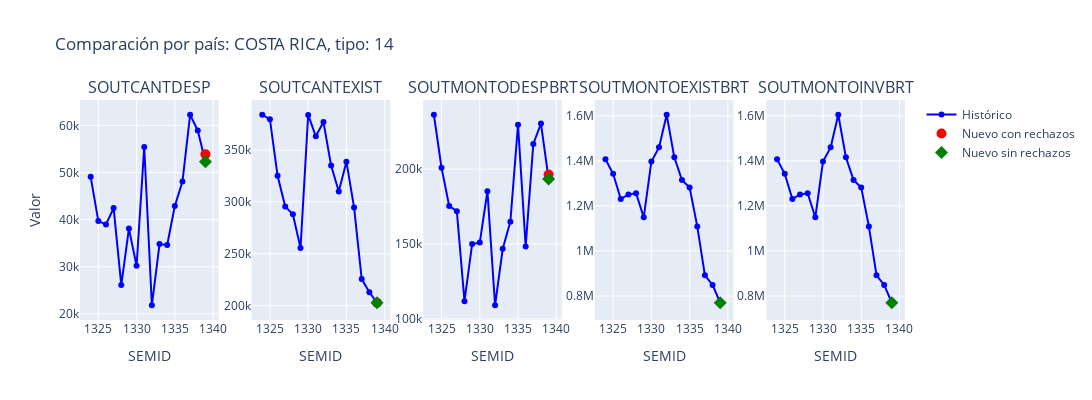
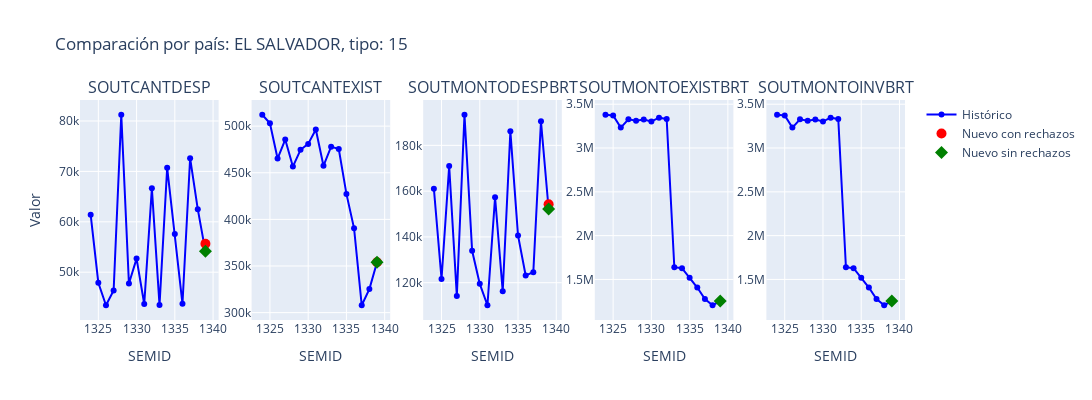
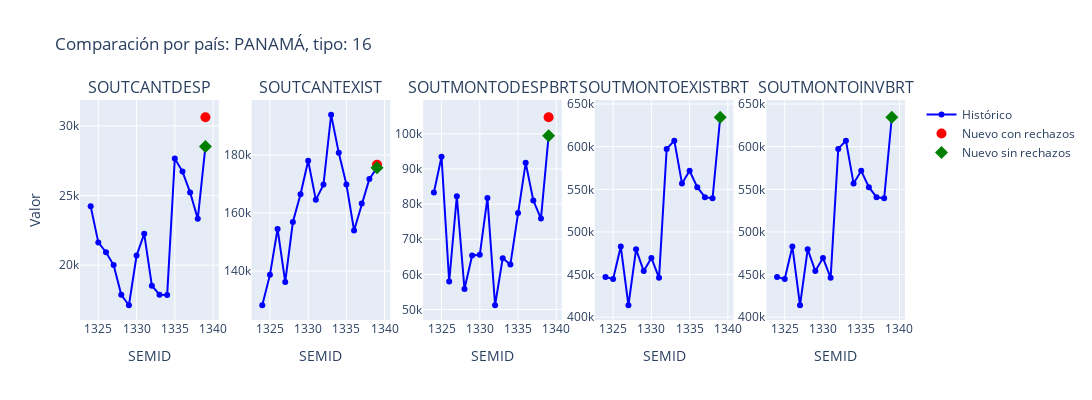
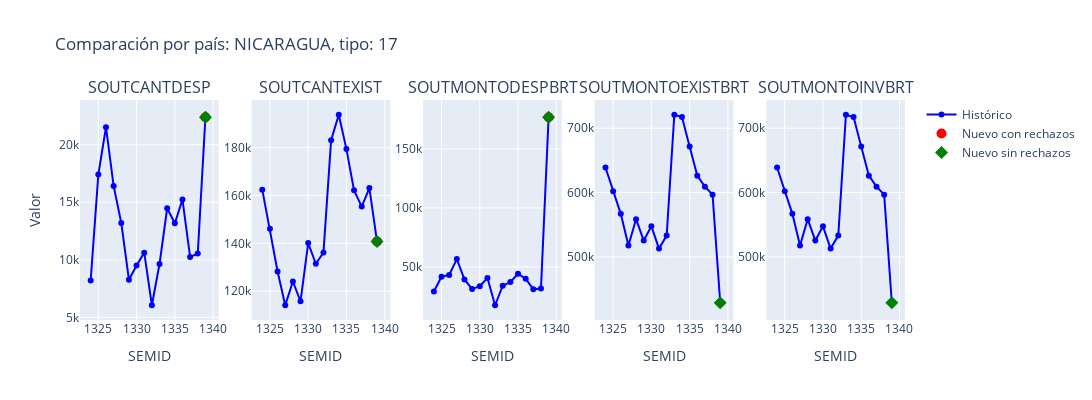

Notebook cell for these charts, in order:
### Markdown cell above
### Validación final

### Code cell
# Vista de todos los resúmenes
resumen_final = resumen.merge(resumen2, on="Variable", how="outer")
resumen_final = resumen_final.merge(resumen3, on="Variable", how="outer")
resumen_final.replace({"Unidades Desplazadas": "SOUTCANTDESP",
                  "Unidades Inv. Tienda": "SOUTCANTEXIST",
                  "Monto Desplazado Bruto ML": "SOUTMONTODESPBRT"}, inplace=True)
resumen_final = resumen_final.merge(resumen4, on="Variable", how="outer")
resumen_final = resumen_final.merge(resumen5, on="Variable", how="outer")
resumen_final = resumen_final.merge(resumen6, on="Variable", how="outer")
resumen_final.replace(np.nan, '', inplace=True)
resumen_final

df_sum_srzh = df_final.groupby(['PAISID', 'SEMID']).agg({
    'SOUTCANTDESP': 'sum',
    'SOUTCANTEXIST': 'sum',
    'SOUTMONTODESPBRT': 'sum',
    'SOUTMONTOEXISTBRT': 'sum',
    'SOUTMONTOINVBRT': 'sum'
}).reset_index()
df_gp4 = df_merged4.rename(columns={"Unidades Desplazadas": "SOUTCANTDESP",
                  "Unidades Inv. Tienda": "SOUTCANTEXIST",
                  "Monto Desplazado Bruto ML": "SOUTMONTODESPBRT"})

df_sum_crzh = df_gp4.groupby(['PAISID', 'SEMID']).agg({
    'SOUTCANTDESP': 'sum',
    'SOUTCANTEXIST': 'sum',
    'SOUTMONTODESPBRT': 'sum'
}).reset_index()

# Observar gráficas
columnas  = [
    'SOUTCANTDESP',
    'SOUTCANTEXIST',
    'SOUTMONTODESPBRT',
    'SOUTMONTOEXISTBRT',
    'SOUTMONTOINVBRT'
]

# Uso con los tres DataFrames
graficar_por_tipocomprod_interactivo(df_hist, df_sum_crzh, columnas,df_sum_srzh)
# Mostrar rechazos
print('🔹 Rechazos de clientes')
display(rechazo1)
print('\n🔹 Rechazos de cadenas')
display(rechazo2)
print('\n🔹 Rechazos de EAN')
display(rechazo3)
print('\n🔹 Resumen final')
display(resumen_final)

### Figure 1 — Plotly figure (JSON) as saved in the notebook; plotly's stock layout.template omitted (floating-point values rounded to 4 significant figures)
{"data": [{"marker": {"color": "blue"}, "mode": "lines+markers", "name": "Histórico", "showlegend": true, "type": "scatter", "x": [1324, 1325, 1326, 1327, 1328, 1329, 1330, 1331, 1332, 1333, 1334, 1335, 1336, 1337, 1338, 1339], "xaxis": "x", "y": [49080.0, 39690.0, 39000.0, 42450.0, 26120.0, 38110.0, 30230.0, 55400.0, 21840.0, 34830.0, 34600.0, 42900.0, 48070.0, 62250.0, 58910.0, 52280.0], "yaxis": "y"}, {"marker": {"color": "red", "size": 10}, "mode": "markers", "name": "Nuevo con rechazos", "showlegend": true, "type": "scatter", "x": [1339], "xaxis": "x", "y": [53860.0], "yaxis": "y"}, {"marker": {"color": "green", "size": 10, "symbol": "diamond"}, "mode": "markers", "name": "Nuevo sin rechazos", "showlegend": true, "type": "scatter", "x": [1339], "xaxis": "x", "y": [52280.0], "yaxis": "y"}, {"marker": {"color": "blue"}, "mode": "lines+markers", "name": "Histórico", "showlegend": false, "type": "scatter", "x": [1324, 1325, 1326, 1327, 1328, 1329, 1330, 1331, 1332, 1333, 1334, 1335, 1336, 1337, 1338, 1339], "xaxis": "x2", "y": [384000.0, 379600.0, 325200.0, 295500.0, 288100.0, 255500.0, 383800.0, 363200.0, 377000.0, 335000.0, 310100.0, 338800.0, 294700.0, 225600.0, 213000.0, 202800.0], "yaxis": "y2"}, {"marker": {"color": "red", "size": 10}, "mode": "markers", "name": "Nuevo con rechazos", "showlegend": false, "type": "scatter", "x": [1339], "xaxis": "x2", "y": [202800.0], "yaxis": "y2"}, {"marker": {"color": "green", "size": 10, "symbol": "diamond"}, "mode": "markers", "name": "Nuevo sin rechazos", "showlegend": false, "type": "scatter", "x": [1339], "xaxis": "x2", "y": [202800.0], "yaxis": "y2"}, {"marker": {"color": "blue"}, "mode": "lines+markers", "name": "Histórico", "showlegend": false, "type": "scatter", "x": [1324, 1325, 1326, 1327, 1328, 1329, 1330, 1331, 1332, 1333, 1334, 1335, 1336, 1337, 1338, 1339], "xaxis": "x3", "y": [236300.0, 200900.0, 175500.0, 172000.0, 111800.0, 150000.0, 150900.0, 185300.0, 109100.0, 146800.0, 164900.0, 229700.0, 148400.0, 216800.0, 230500.0, 193400.0], "yaxis": "y3"}, {"marker": {"color": "red", "size": 10}, "mode": "markers", "name": "Nuevo con rechazos", "showlegend": false, "type": "scatter", "x": [1339], "xaxis": "x3", "y": [196400.0], "yaxis": "y3"}, {"marker": {"color": "green", "size": 10, "symbol": "diamond"}, "mode": "markers", "name": "Nuevo sin rechazos", "showlegend": false, "type": "scatter", "x": [1339], "xaxis": "x3", "y": [193400.0], "yaxis": "y3"}, {"marker": {"color": "blue"}, "mode": "lines+markers", "name": "Histórico", "showlegend": false, "type": "scatter", "x": [1324, 1325, 1326, 1327, 1328, 1329, 1330, 1331, 1332, 1333, 1334, 1335, 1336, 1337, 1338, 1339], "xaxis": "x4", "y": [1407000.0, 1342000.0, 1230000.0, 1251000.0, 1256000.0, 1149000.0, 1397000.0, 1460000.0, 1605000.0, 1415000.0, 1315000.0, 1282000.0, 1109000.0, 891700.0, 849300.0, 770100.0], "yaxis": "y4"}, {"marker": {"color": "green", "size": 10, "symbol": "diamond"}, "mode": "markers", "name": "Nuevo sin rechazos", "showlegend": false, "type": "scatter", "x": [1339], "xaxis": "x4", "y": [770100.0], "yaxis": "y4"}, {"marker": {"color": "blue"}, "mode": "lines+markers", "name": "Histórico", "showlegend": false, "type": "scatter", "x": [1324, 1325, 1326, 1327, 1328, 1329, 1330, 1331, 1332, 1333, 1334, 1335, 1336, 1337, 1338, 1339], "xaxis": "x5", "y": [1407000.0, 1342000.0, 1230000.0, 1251000.0, 1256000.0, 1149000.0, 1397000.0, 1460000.0, 1605000.0, 1415000.0, 1315000.0, 1282000.0, 1109000.0, 891700.0, 849300.0, 770100.0], "yaxis": "y5"}, {"marker": {"color": "green", "size": 10, "symbol": "diamond"}, "mode": "markers", "name": "Nuevo sin rechazos", "showlegend": false, "type": "scatter", "x": [1339], "xaxis": "x5", "y": [770100.0], "yaxis": "y5"}], "layout": {"annotations": [{"font": {"size": 16}, "showarrow": false, "text": "SOUTCANTDESP", "x": 0.084, "xanchor": "center", "xref": "paper", "y": 1, "yanchor": "bottom", "yref": "paper"}, {"font": {"size": 16}, "showarrow": false, "text": "SOUTCANTEXIST", "x": 0.292, "xanchor": "center", "xref": "paper", "y": 1, "yanchor": "bottom", "yref": "paper"}, {"font": {"size": 16}, "showarrow": false, "text": "SOUTMONTODESPBRT", "x": 0.5, "xanchor": "center", "xref": "paper", "y": 1, "yanchor": "bottom", "yref": "paper"}, {"font": {"size": 16}, "showarrow": false, "text": "SOUTMONTOEXISTBRT", "x": 0.708, "xanchor": "center", "xref": "paper", "y": 1, "yanchor": "bottom", "yref": "paper"}, {"font": {"size": 16}, "showarrow": false, "text": "SOUTMONTOINVBRT", "x": 0.916, "xanchor": "center", "xref": "paper", "y": 1, "yanchor": "bottom", "yref": "paper"}], "height": 400, "showlegend": true, "title": {"text": "Comparación por país: COSTA RICA, tipo: 14"}, "width": 2000, "xaxis": {"anchor": "y", "domain": [0, 0.168], "title": {"text": "SEMID"}}, "xaxis2": {"anchor": "y2", "domain": [0.208, 0.376], "title": {"text": "SEMID"}}, "xaxis3": {"anchor": "y3", "domain": [0.416, 0.584], "title": {"text": "SEMID"}}, "xaxis4": {"anchor": "y4", "domain": [0.624, 0.792], "title": {"text": "SEMID"}}, "xaxis5": {"anchor": "y5", "domain": [0.832, 1], "title": {"text": "SEMID"}}, "yaxis": {"anchor": "x", "domain": [0, 1], "title": {"text": "Valor"}}, "yaxis2": {"anchor": "x2", "domain": [0, 1]}, "yaxis3": {"anchor": "x3", "domain": [0, 1]}, "yaxis4": {"anchor": "x4", "domain": [0, 1]}, "yaxis5": {"anchor": "x5", "domain": [0, 1]}}}

### Figure 2 — Plotly figure (JSON) as saved in the notebook; plotly's stock layout.template omitted (floating-point values rounded to 4 significant figures)
{"data": [{"marker": {"color": "blue"}, "mode": "lines+markers", "name": "Histórico", "showlegend": true, "type": "scatter", "x": [1324, 1325, 1326, 1327, 1328, 1329, 1330, 1331, 1332, 1333, 1334, 1335, 1336, 1337, 1338, 1339], "xaxis": "x", "y": [61390.0, 47920.0, 43440.0, 46380.0, 81240.0, 47770.0, 52700.0, 43700.0, 66640.0, 43470.0, 70720.0, 57560.0, 43730.0, 72620.0, 62510.0, 54140.0], "yaxis": "y"}, {"marker": {"color": "red", "size": 10}, "mode": "markers", "name": "Nuevo con rechazos", "showlegend": true, "type": "scatter", "x": [1339], "xaxis": "x", "y": [55640.0], "yaxis": "y"}, {"marker": {"color": "green", "size": 10, "symbol": "diamond"}, "mode": "markers", "name": "Nuevo sin rechazos", "showlegend": true, "type": "scatter", "x": [1339], "xaxis": "x", "y": [54140.0], "yaxis": "y"}, {"marker": {"color": "blue"}, "mode": "lines+markers", "name": "Histórico", "showlegend": false, "type": "scatter", "x": [1324, 1325, 1326, 1327, 1328, 1329, 1330, 1331, 1332, 1333, 1334, 1335, 1336, 1337, 1338, 1339], "xaxis": "x2", "y": [512200.0, 503100.0, 465300.0, 485600.0, 456600.0, 474600.0, 481000.0, 496400.0, 457500.0, 478000.0, 475400.0, 427300.0, 390400.0, 307900.0, 325300.0, 354000.0], "yaxis": "y2"}, {"marker": {"color": "red", "size": 10}, "mode": "markers", "name": "Nuevo con rechazos", "showlegend": false, "type": "scatter", "x": [1339], "xaxis": "x2", "y": [354000.0], "yaxis": "y2"}, {"marker": {"color": "green", "size": 10, "symbol": "diamond"}, "mode": "markers", "name": "Nuevo sin rechazos", "showlegend": false, "type": "scatter", "x": [1339], "xaxis": "x2", "y": [354000.0], "yaxis": "y2"}, {"marker": {"color": "blue"}, "mode": "lines+markers", "name": "Histórico", "showlegend": false, "type": "scatter", "x": [1324, 1325, 1326, 1327, 1328, 1329, 1330, 1331, 1332, 1333, 1334, 1335, 1336, 1337, 1338, 1339], "xaxis": "x3", "y": [161100.0, 121600.0, 170900.0, 114200.0, 193400.0, 134000.0, 119500.0, 110100.0, 157300.0, 116200.0, 186100.0, 140700.0, 123100.0, 124600.0, 190500.0, 152200.0], "yaxis": "y3"}, {"marker": {"color": "red", "size": 10}, "mode": "markers", "name": "Nuevo con rechazos", "showlegend": false, "type": "scatter", "x": [1339], "xaxis": "x3", "y": [154300.0], "yaxis": "y3"}, {"marker": {"color": "green", "size": 10, "symbol": "diamond"}, "mode": "markers", "name": "Nuevo sin rechazos", "showlegend": false, "type": "scatter", "x": [1339], "xaxis": "x3", "y": [152200.0], "yaxis": "y3"}, {"marker": {"color": "blue"}, "mode": "lines+markers", "name": "Histórico", "showlegend": false, "type": "scatter", "x": [1324, 1325, 1326, 1327, 1328, 1329, 1330, 1331, 1332, 1333, 1334, 1335, 1336, 1337, 1338, 1339], "xaxis": "x4", "y": [3380000.0, 3371000.0, 3234000.0, 3328000.0, 3312000.0, 3325000.0, 3303000.0, 3347000.0, 3331000.0, 1639000.0, 1628000.0, 1519000.0, 1408000.0, 1276000.0, 1205000.0, 1254000.0], "yaxis": "y4"}, {"marker": {"color": "green", "size": 10, "symbol": "diamond"}, "mode": "markers", "name": "Nuevo sin rechazos", "showlegend": false, "type": "scatter", "x": [1339], "xaxis": "x4", "y": [1254000.0], "yaxis": "y4"}, {"marker": {"color": "blue"}, "mode": "lines+markers", "name": "Histórico", "showlegend": false, "type": "scatter", "x": [1324, 1325, 1326, 1327, 1328, 1329, 1330, 1331, 1332, 1333, 1334, 1335, 1336, 1337, 1338, 1339], "xaxis": "x5", "y": [3380000.0, 3371000.0, 3234000.0, 3328000.0, 3312000.0, 3325000.0, 3303000.0, 3347000.0, 3331000.0, 1639000.0, 1628000.0, 1519000.0, 1408000.0, 1276000.0, 1205000.0, 1254000.0], "yaxis": "y5"}, {"marker": {"color": "green", "size": 10, "symbol": "diamond"}, "mode": "markers", "name": "Nuevo sin rechazos", "showlegend": false, "type": "scatter", "x": [1339], "xaxis": "x5", "y": [1254000.0], "yaxis": "y5"}], "layout": {"annotations": [{"font": {"size": 16}, "showarrow": false, "text": "SOUTCANTDESP", "x": 0.084, "xanchor": "center", "xref": "paper", "y": 1, "yanchor": "bottom", "yref": "paper"}, {"font": {"size": 16}, "showarrow": false, "text": "SOUTCANTEXIST", "x": 0.292, "xanchor": "center", "xref": "paper", "y": 1, "yanchor": "bottom", "yref": "paper"}, {"font": {"size": 16}, "showarrow": false, "text": "SOUTMONTODESPBRT", "x": 0.5, "xanchor": "center", "xref": "paper", "y": 1, "yanchor": "bottom", "yref": "paper"}, {"font": {"size": 16}, "showarrow": false, "text": "SOUTMONTOEXISTBRT", "x": 0.708, "xanchor": "center", "xref": "paper", "y": 1, "yanchor": "bottom", "yref": "paper"}, {"font": {"size": 16}, "showarrow": false, "text": "SOUTMONTOINVBRT", "x": 0.916, "xanchor": "center", "xref": "paper", "y": 1, "yanchor": "bottom", "yref": "paper"}], "height": 400, "showlegend": true, "title": {"text": "Comparación por país: EL SALVADOR, tipo: 15"}, "width": 2000, "xaxis": {"anchor": "y", "domain": [0, 0.168], "title": {"text": "SEMID"}}, "xaxis2": {"anchor": "y2", "domain": [0.208, 0.376], "title": {"text": "SEMID"}}, "xaxis3": {"anchor": "y3", "domain": [0.416, 0.584], "title": {"text": "SEMID"}}, "xaxis4": {"anchor": "y4", "domain": [0.624, 0.792], "title": {"text": "SEMID"}}, "xaxis5": {"anchor": "y5", "domain": [0.832, 1], "title": {"text": "SEMID"}}, "yaxis": {"anchor": "x", "domain": [0, 1], "title": {"text": "Valor"}}, "yaxis2": {"anchor": "x2", "domain": [0, 1]}, "yaxis3": {"anchor": "x3", "domain": [0, 1]}, "yaxis4": {"anchor": "x4", "domain": [0, 1]}, "yaxis5": {"anchor": "x5", "domain": [0, 1]}}}

### Figure 3 — Plotly figure (JSON) as saved in the notebook; plotly's stock layout.template omitted (floating-point values rounded to 4 significant figures)
{"data": [{"marker": {"color": "blue"}, "mode": "lines+markers", "name": "Histórico", "showlegend": true, "type": "scatter", "x": [1324, 1325, 1326, 1327, 1328, 1329, 1330, 1331, 1332, 1333, 1334, 1335, 1336, 1337, 1338, 1339], "xaxis": "x", "y": [24220.0, 21630.0, 20930.0, 20010.0, 17870.0, 17120.0, 20690.0, 22250.0, 18530.0, 17880.0, 17860.0, 27670.0, 26720.0, 25220.0, 23330.0, 28520.0], "yaxis": "y"}, {"marker": {"color": "red", "size": 10}, "mode": "markers", "name": "Nuevo con rechazos", "showlegend": true, "type": "scatter", "x": [1339], "xaxis": "x", "y": [30630.0], "yaxis": "y"}, {"marker": {"color": "green", "size": 10, "symbol": "diamond"}, "mode": "markers", "name": "Nuevo sin rechazos", "showlegend": true, "type": "scatter", "x": [1339], "xaxis": "x", "y": [28520.0], "yaxis": "y"}, {"marker": {"color": "blue"}, "mode": "lines+markers", "name": "Histórico", "showlegend": false, "type": "scatter", "x": [1324, 1325, 1326, 1327, 1328, 1329, 1330, 1331, 1332, 1333, 1334, 1335, 1336, 1337, 1338, 1339], "xaxis": "x2", "y": [128200.0, 138700.0, 154500.0, 136200.0, 156900.0, 166500.0, 178000.0, 164500.0, 169800.0, 193800.0, 180700.0, 169800.0, 154000.0, 163200.0, 171700.0, 175600.0], "yaxis": "y2"}, {"marker": {"color": "red", "size": 10}, "mode": "markers", "name": "Nuevo con rechazos", "showlegend": false, "type": "scatter", "x": [1339], "xaxis": "x2", "y": [176600.0], "yaxis": "y2"}, {"marker": {"color": "green", "size": 10, "symbol": "diamond"}, "mode": "markers", "name": "Nuevo sin rechazos", "showlegend": false, "type": "scatter", "x": [1339], "xaxis": "x2", "y": [175600.0], "yaxis": "y2"}, {"marker": {"color": "blue"}, "mode": "lines+markers", "name": "Histórico", "showlegend": false, "type": "scatter", "x": [1324, 1325, 1326, 1327, 1328, 1329, 1330, 1331, 1332, 1333, 1334, 1335, 1336, 1337, 1338, 1339], "xaxis": "x3", "y": [83330.0, 93490.0, 58000.0, 82230.0, 55840.0, 65400.0, 65580.0, 81740.0, 51240.0, 64620.0, 62800.0, 77490.0, 91750.0, 81010.0, 75880.0, 99430.0], "yaxis": "y3"}, {"marker": {"color": "red", "size": 10}, "mode": "markers", "name": "Nuevo con rechazos", "showlegend": false, "type": "scatter", "x": [1339], "xaxis": "x3", "y": [104700.0], "yaxis": "y3"}, {"marker": {"color": "green", "size": 10, "symbol": "diamond"}, "mode": "markers", "name": "Nuevo sin rechazos", "showlegend": false, "type": "scatter", "x": [1339], "xaxis": "x3", "y": [99430.0], "yaxis": "y3"}, {"marker": {"color": "blue"}, "mode": "lines+markers", "name": "Histórico", "showlegend": false, "type": "scatter", "x": [1324, 1325, 1326, 1327, 1328, 1329, 1330, 1331, 1332, 1333, 1334, 1335, 1336, 1337, 1338, 1339], "xaxis": "x4", "y": [447100.0, 444900.0, 482900.0, 414000.0, 479700.0, 454100.0, 469500.0, 446200.0, 597300.0, 607100.0, 556900.0, 571600.0, 552400.0, 540800.0, 539400.0, 634500.0], "yaxis": "y4"}, {"marker": {"color": "green", "size": 10, "symbol": "diamond"}, "mode": "markers", "name": "Nuevo sin rechazos", "showlegend": false, "type": "scatter", "x": [1339], "xaxis": "x4", "y": [634500.0], "yaxis": "y4"}, {"marker": {"color": "blue"}, "mode": "lines+markers", "name": "Histórico", "showlegend": false, "type": "scatter", "x": [1324, 1325, 1326, 1327, 1328, 1329, 1330, 1331, 1332, 1333, 1334, 1335, 1336, 1337, 1338, 1339], "xaxis": "x5", "y": [447100.0, 444900.0, 482900.0, 414000.0, 479700.0, 454100.0, 469500.0, 446200.0, 597300.0, 607100.0, 556900.0, 571600.0, 552400.0, 540800.0, 539400.0, 634500.0], "yaxis": "y5"}, {"marker": {"color": "green", "size": 10, "symbol": "diamond"}, "mode": "markers", "name": "Nuevo sin rechazos", "showlegend": false, "type": "scatter", "x": [1339], "xaxis": "x5", "y": [634500.0], "yaxis": "y5"}], "layout": {"annotations": [{"font": {"size": 16}, "showarrow": false, "text": "SOUTCANTDESP", "x": 0.084, "xanchor": "center", "xref": "paper", "y": 1, "yanchor": "bottom", "yref": "paper"}, {"font": {"size": 16}, "showarrow": false, "text": "SOUTCANTEXIST", "x": 0.292, "xanchor": "center", "xref": "paper", "y": 1, "yanchor": "bottom", "yref": "paper"}, {"font": {"size": 16}, "showarrow": false, "text": "SOUTMONTODESPBRT", "x": 0.5, "xanchor": "center", "xref": "paper", "y": 1, "yanchor": "bottom", "yref": "paper"}, {"font": {"size": 16}, "showarrow": false, "text": "SOUTMONTOEXISTBRT", "x": 0.708, "xanchor": "center", "xref": "paper", "y": 1, "yanchor": "bottom", "yref": "paper"}, {"font": {"size": 16}, "showarrow": false, "text": "SOUTMONTOINVBRT", "x": 0.916, "xanchor": "center", "xref": "paper", "y": 1, "yanchor": "bottom", "yref": "paper"}], "height": 400, "showlegend": true, "title": {"text": "Comparación por país: PANAMÁ, tipo: 16"}, "width": 2000, "xaxis": {"anchor": "y", "domain": [0, 0.168], "title": {"text": "SEMID"}}, "xaxis2": {"anchor": "y2", "domain": [0.208, 0.376], "title": {"text": "SEMID"}}, "xaxis3": {"anchor": "y3", "domain": [0.416, 0.584], "title": {"text": "SEMID"}}, "xaxis4": {"anchor": "y4", "domain": [0.624, 0.792], "title": {"text": "SEMID"}}, "xaxis5": {"anchor": "y5", "domain": [0.832, 1], "title": {"text": "SEMID"}}, "yaxis": {"anchor": "x", "domain": [0, 1], "title": {"text": "Valor"}}, "yaxis2": {"anchor": "x2", "domain": [0, 1]}, "yaxis3": {"anchor": "x3", "domain": [0, 1]}, "yaxis4": {"anchor": "x4", "domain": [0, 1]}, "yaxis5": {"anchor": "x5", "domain": [0, 1]}}}

### Figure 4 — Plotly figure (JSON) as saved in the notebook; plotly's stock layout.template omitted (floating-point values rounded to 4 significant figures)
{"data": [{"marker": {"color": "blue"}, "mode": "lines+markers", "name": "Histórico", "showlegend": true, "type": "scatter", "x": [1324, 1325, 1326, 1327, 1328, 1329, 1330, 1331, 1332, 1333, 1334, 1335, 1336, 1337, 1338, 1339], "xaxis": "x", "y": [8207.0, 17410.0, 21520.0, 16420.0, 13200.0, 8278.0, 9505.0, 10630.0, 6057.0, 9637.0, 14480.0, 13170.0, 15240.0, 10250.0, 10550.0, 22390.0], "yaxis": "y"}, {"marker": {"color": "red", "size": 10}, "mode": "markers", "name": "Nuevo con rechazos", "showlegend": true, "type": "scatter", "x": [1339], "xaxis": "x", "y": [22390.0], "yaxis": "y"}, {"marker": {"color": "green", "size": 10, "symbol": "diamond"}, "mode": "markers", "name": "Nuevo sin rechazos", "showlegend": true, "type": "scatter", "x": [1339], "xaxis": "x", "y": [22390.0], "yaxis": "y"}, {"marker": {"color": "blue"}, "mode": "lines+markers", "name": "Histórico", "showlegend": false, "type": "scatter", "x": [1324, 1325, 1326, 1327, 1328, 1329, 1330, 1331, 1332, 1333, 1334, 1335, 1336, 1337, 1338, 1339], "xaxis": "x2", "y": [162400.0, 146100.0, 128200.0, 114100.0, 124000.0, 115700.0, 140100.0, 131500.0, 136100.0, 183100.0, 193800.0, 179400.0, 162200.0, 155400.0, 163100.0, 140800.0], "yaxis": "y2"}, {"marker": {"color": "red", "size": 10}, "mode": "markers", "name": "Nuevo con rechazos", "showlegend": false, "type": "scatter", "x": [1339], "xaxis": "x2", "y": [140800.0], "yaxis": "y2"}, {"marker": {"color": "green", "size": 10, "symbol": "diamond"}, "mode": "markers", "name": "Nuevo sin rechazos", "showlegend": false, "type": "scatter", "x": [1339], "xaxis": "x2", "y": [140800.0], "yaxis": "y2"}, {"marker": {"color": "blue"}, "mode": "lines+markers", "name": "Histórico", "showlegend": false, "type": "scatter", "x": [1324, 1325, 1326, 1327, 1328, 1329, 1330, 1331, 1332, 1333, 1334, 1335, 1336, 1337, 1338, 1339], "xaxis": "x3", "y": [29070.0, 41630.0, 43090.0, 56590.0, 39270.0, 31100.0, 33600.0, 40550.0, 17400.0, 33950.0, 37090.0, 44090.0, 39920.0, 30910.0, 31550.0, 177000.0], "yaxis": "y3"}, {"marker": {"color": "red", "size": 10}, "mode": "markers", "name": "Nuevo con rechazos", "showlegend": false, "type": "scatter", "x": [1339], "xaxis": "x3", "y": [177000.0], "yaxis": "y3"}, {"marker": {"color": "green", "size": 10, "symbol": "diamond"}, "mode": "markers", "name": "Nuevo sin rechazos", "showlegend": false, "type": "scatter", "x": [1339], "xaxis": "x3", "y": [177000.0], "yaxis": "y3"}, {"marker": {"color": "blue"}, "mode": "lines+markers", "name": "Histórico", "showlegend": false, "type": "scatter", "x": [1324, 1325, 1326, 1327, 1328, 1329, 1330, 1331, 1332, 1333, 1334, 1335, 1336, 1337, 1338, 1339], "xaxis": "x4", "y": [638900.0, 602100.0, 566900.0, 517600.0, 558600.0, 525300.0, 547500.0, 512800.0, 533100.0, 721000.0, 717400.0, 671500.0, 626300.0, 609200.0, 596700.0, 428600.0], "yaxis": "y4"}, {"marker": {"color": "green", "size": 10, "symbol": "diamond"}, "mode": "markers", "name": "Nuevo sin rechazos", "showlegend": false, "type": "scatter", "x": [1339], "xaxis": "x4", "y": [428600.0], "yaxis": "y4"}, {"marker": {"color": "blue"}, "mode": "lines+markers", "name": "Histórico", "showlegend": false, "type": "scatter", "x": [1324, 1325, 1326, 1327, 1328, 1329, 1330, 1331, 1332, 1333, 1334, 1335, 1336, 1337, 1338, 1339], "xaxis": "x5", "y": [638900.0, 602100.0, 566900.0, 517600.0, 558600.0, 525300.0, 547500.0, 512800.0, 533100.0, 721000.0, 717400.0, 671500.0, 626300.0, 609200.0, 596700.0, 428600.0], "yaxis": "y5"}, {"marker": {"color": "green", "size": 10, "symbol": "diamond"}, "mode": "markers", "name": "Nuevo sin rechazos", "showlegend": false, "type": "scatter", "x": [1339], "xaxis": "x5", "y": [428600.0], "yaxis": "y5"}], "layout": {"annotations": [{"font": {"size": 16}, "showarrow": false, "text": "SOUTCANTDESP", "x": 0.084, "xanchor": "center", "xref": "paper", "y": 1, "yanchor": "bottom", "yref": "paper"}, {"font": {"size": 16}, "showarrow": false, "text": "SOUTCANTEXIST", "x": 0.292, "xanchor": "center", "xref": "paper", "y": 1, "yanchor": "bottom", "yref": "paper"}, {"font": {"size": 16}, "showarrow": false, "text": "SOUTMONTODESPBRT", "x": 0.5, "xanchor": "center", "xref": "paper", "y": 1, "yanchor": "bottom", "yref": "paper"}, {"font": {"size": 16}, "showarrow": false, "text": "SOUTMONTOEXISTBRT", "x": 0.708, "xanchor": "center", "xref": "paper", "y": 1, "yanchor": "bottom", "yref": "paper"}, {"font": {"size": 16}, "showarrow": false, "text": "SOUTMONTOINVBRT", "x": 0.916, "xanchor": "center", "xref": "paper", "y": 1, "yanchor": "bottom", "yref": "paper"}], "height": 400, "showlegend": true, "title": {"text": "Comparación por país: NICARAGUA, tipo: 17"}, "width": 2000, "xaxis": {"anchor": "y", "domain": [0, 0.168], "title": {"text": "SEMID"}}, "xaxis2": {"anchor": "y2", "domain": [0.208, 0.376], "title": {"text": "SEMID"}}, "xaxis3": {"anchor": "y3", "domain": [0.416, 0.584], "title": {"text": "SEMID"}}, "xaxis4": {"anchor": "y4", "domain": [0.624, 0.792], "title": {"text": "SEMID"}}, "xaxis5": {"anchor": "y5", "domain": [0.832, 1], "title": {"text": "SEMID"}}, "yaxis": {"anchor": "x", "domain": [0, 1], "title": {"text": "Valor"}}, "yaxis2": {"anchor": "x2", "domain": [0, 1]}, "yaxis3": {"anchor": "x3", "domain": [0, 1]}, "yaxis4": {"anchor": "x4", "domain": [0, 1]}, "yaxis5": {"anchor": "x5", "domain": [0, 1]}}}
